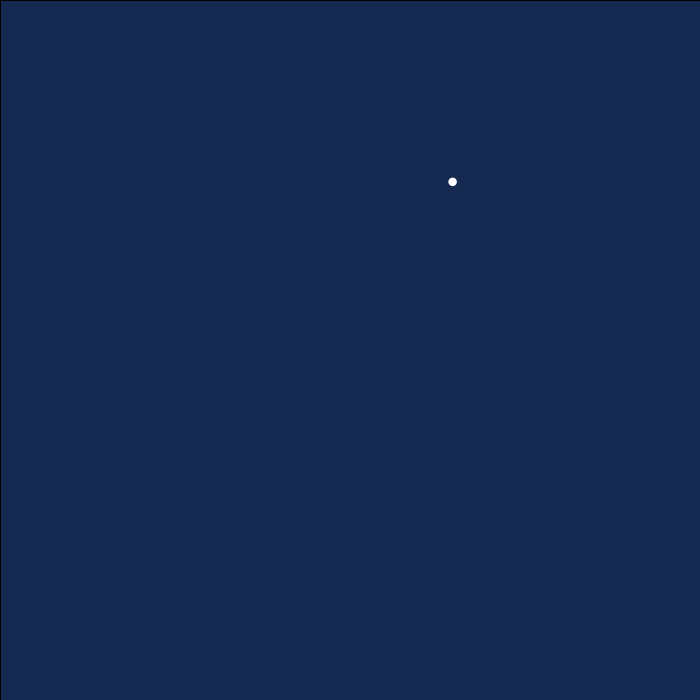
Frame 1 (no input)
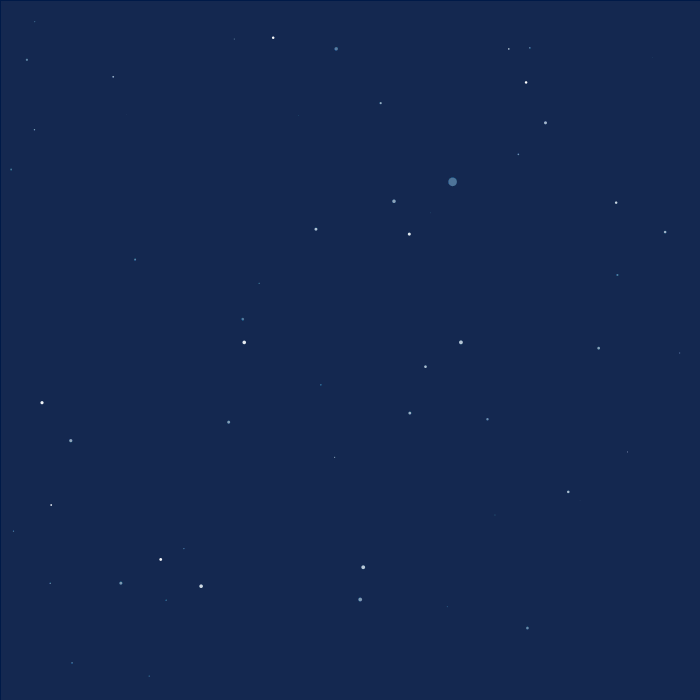
Frame 60 (the mouse pressed at the canvas centre just before this capture)
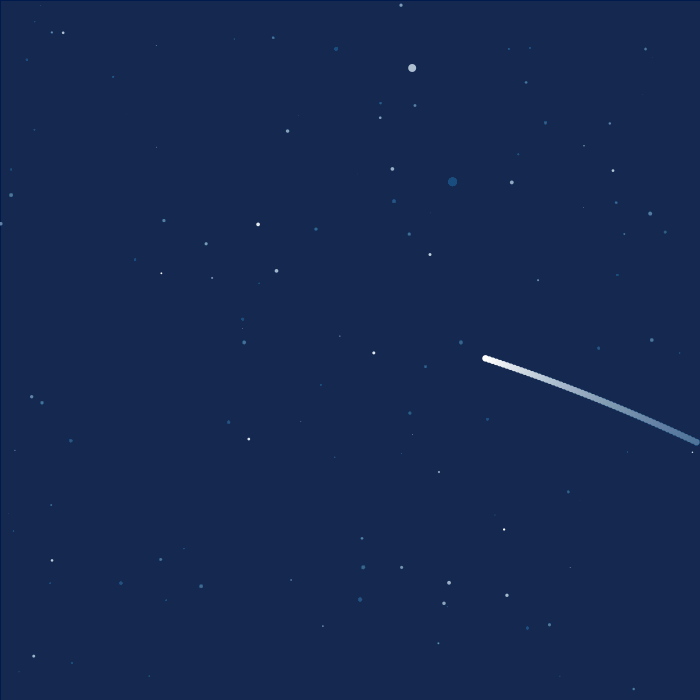
Frame 120 (the mouse held since frame 60 and released just before this capture)

The Processing sketch that drew these frames (run headless with seeded random() and noise(); from frame 60 on, the mouse is pressed at the canvas centre):

// Processing sketch: processing_158195
// ── processing_158195.pde

boolean on=true; //universe gen on at starts
int MAX=20000; //max num stars
float MAXD=4;  
float MAXDB=9; 

class Star 
{
   PVector origin; 
   float diameter; 
   Star(PVector or, float d)
   {
      origin= or; 
      diameter=d; 
   } 
   
   void draw(){
     noStroke(); 
     fill(255); 
      ellipse(origin.x, origin.y, diameter, diameter);  
   }
}

Star [] stars= new Star[MAX]; 
int i=0; 

boolean TestStars( PVector coor, float d, int current){
  if(current>0){
    for( int i=0; i< current; i++){
      if( dist (coor.x,coor.y, stars[i].origin.x, stars[i].origin.y) < (( d + stars[i].diameter )/2) ){
        return false; // if not
      }
    }
  }
 return true; //if possible  
}



class ShootingStar    // all shooting stars travel by 1/1000x^2 + type num
{  
  PVector origin; 
  float diameter; 
  int type; //0 = +300-400 defalut   1= 400-500  2=500-600  3=600-700  4=700-00
  float yinc; 
  float arc; 
  boolean alive; 
  color colo; 
  float speed; 
  
  ShootingStar(){
    type= floor(random(0,5));
    diameter= random(0,8); 
   
    alive=true; 
    
    speed=random(1, 5); 
    
    if(type=='0'){
       yinc=random(-800,-300); 
    }else if(type=='1'){
       yinc=random(-300,-100); 
    }else if (type =='2'){
       yinc=random(-100,0); 
    }else if (type =='3'){
      yinc=random(0,100); 
    }else {
      yinc=random(100,300); 
    }
    
    arc= random(2000,4000);
    origin= new PVector( 700, (1/arc)*(700)*(700)-((2/10)*(700))+yinc); 
    float g =floor(random(0,2)); 
    
    if( g==0){
      colo=color(255,0,0); 
    }else if (g==1){
      colo =color(255); 
    }else{
      colo= color(0);
    }
  }
  
  void calculatenext(){
    origin= new PVector(origin.x -speed, ((1/arc)*(origin.x-speed)*(origin.x-speed))- ((2/10)*origin.x-speed)+yinc);
   
  }
  
  void draw(){
     
    if(origin.x <=0){
      alive=false;
    } 
    else{
      noStroke(); 
      fill(colo);
      ellipse(origin.x, origin.y, diameter,diameter);
    }
  }
  
}


ArrayList <ShootingStar> sstar =new ArrayList<ShootingStar>() ;

int numsstar=sstar.size(); 

void setup() {
    size (700,700); 
    background(20,40,80);
}

void draw() {
  fill(20,40,80,5);
  rect(0,0,700,700); 
  
    PVector co= new PVector (random(0,700),random(0,700));
    float m; 
    if( i%100==0){
       m=MAXDB; 
    }else {
      m=MAXD; 
    }
      float dia= random(0,m);
    
    while( TestStars( co, dia, i)==false){
       co= new PVector (random(0,700),random(0,700)); 
       if( i%100==0){
          m=MAXDB;
       } else {
         m=MAXD;
       }
       dia= random(0,m);
    }
    Star n= new Star( co, dia);
    n.draw(); 
    stars[i]=n; 
    i++;
  
  
  for(int i=0; i<sstar.size(); i++){ 
    ShootingStar x= sstar.get(i); 
    x.calculatenext(); 
    x.draw(); 
    if( x.alive==false){
      sstar.remove(i);  
    }
    
    
  }
  
  
  
   
 
}

void mousePressed() {
    println(i); 
    sstar.add(new ShootingStar()); 
    int s = sstar.size(); 
    ShootingStar x= sstar.get(s-1); 
    println("sstar size ",s, " and type ", x.type );
    
}

void keyPressed(){
   if(key=='9'){
     background(20,40,80);
   } else if(key=='0' && on ==true){
    noLoop(); 
    on=false; 
   }
  else {
    loop(); 
    on =true; 
  }
  
 
}
 
